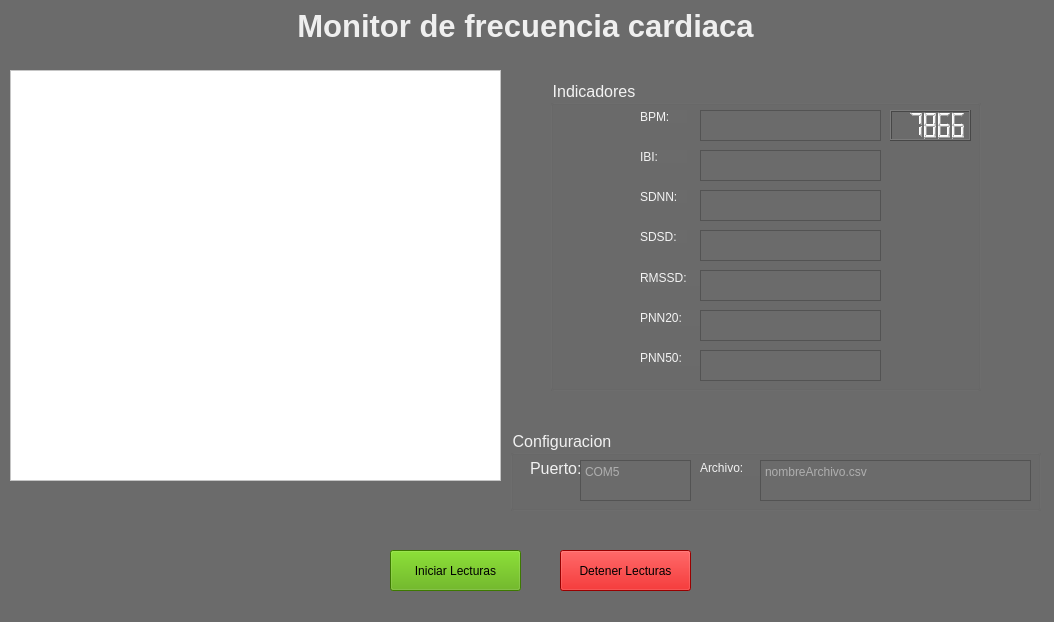
<?xml version="1.0" encoding="UTF-8"?>
<ui version="4.0">
 <class>mainWindow</class>
 <widget class="QMainWindow" name="mainWindow">
  <property name="geometry">
   <rect>
    <x>0</x>
    <y>0</y>
    <width>1054</width>
    <height>622</height>
   </rect>
  </property>
  <property name="windowTitle">
   <string>Monitor de Frecuencia Cardiaca</string>
  </property>
  <property name="styleSheet">
   <string notr="true">background-color: rgb(107, 107, 107);</string>
  </property>
  <widget class="QWidget" name="centralwidget">
   <widget class="QFrame" name="frame">
    <property name="geometry">
     <rect>
      <x>10</x>
      <y>70</y>
      <width>491</width>
      <height>411</height>
     </rect>
    </property>
    <property name="styleSheet">
     <string notr="true">background-color: rgb(255, 255, 255);</string>
    </property>
    <property name="frameShape">
     <enum>QFrame::StyledPanel</enum>
    </property>
    <property name="frameShadow">
     <enum>QFrame::Raised</enum>
    </property>
   </widget>
   <widget class="QGroupBox" name="grupoConfiguracion">
    <property name="geometry">
     <rect>
      <x>510</x>
      <y>430</y>
      <width>531</width>
      <height>81</height>
     </rect>
    </property>
    <property name="font">
     <font>
      <pointsize>12</pointsize>
     </font>
    </property>
    <property name="styleSheet">
     <string notr="true">color: rgb(241, 241, 241);</string>
    </property>
    <property name="title">
     <string>Configuracion</string>
    </property>
    <widget class="QLabel" name="lbl_puerto">
     <property name="geometry">
      <rect>
       <x>20</x>
       <y>30</y>
       <width>61</width>
       <height>16</height>
      </rect>
     </property>
     <property name="font">
      <font>
       <pointsize>12</pointsize>
      </font>
     </property>
     <property name="text">
      <string>Puerto:</string>
     </property>
    </widget>
    <widget class="QTextEdit" name="txt_puerto">
     <property name="geometry">
      <rect>
       <x>70</x>
       <y>30</y>
       <width>111</width>
       <height>41</height>
      </rect>
     </property>
     <property name="placeholderText">
      <string>COM5</string>
     </property>
    </widget>
    <widget class="QLabel" name="lbl_archivo">
     <property name="geometry">
      <rect>
       <x>190</x>
       <y>30</y>
       <width>61</width>
       <height>16</height>
      </rect>
     </property>
     <property name="text">
      <string>Archivo:</string>
     </property>
    </widget>
    <widget class="QTextEdit" name="txt_archivo">
     <property name="geometry">
      <rect>
       <x>250</x>
       <y>30</y>
       <width>271</width>
       <height>41</height>
      </rect>
     </property>
     <property name="placeholderText">
      <string>nombreArchivo.csv</string>
     </property>
    </widget>
   </widget>
   <widget class="QGroupBox" name="grupoIndicadores">
    <property name="geometry">
     <rect>
      <x>550</x>
      <y>80</y>
      <width>431</width>
      <height>311</height>
     </rect>
    </property>
    <property name="font">
     <font>
      <pointsize>12</pointsize>
     </font>
    </property>
    <property name="styleSheet">
     <string notr="true">color: rgb(243, 243, 243);</string>
    </property>
    <property name="title">
     <string>Indicadores</string>
    </property>
    <widget class="QLabel" name="lbl_bpm">
     <property name="geometry">
      <rect>
       <x>90</x>
       <y>30</y>
       <width>47</width>
       <height>13</height>
      </rect>
     </property>
     <property name="text">
      <string>BPM:</string>
     </property>
    </widget>
    <widget class="QLabel" name="lbl_ibi">
     <property name="geometry">
      <rect>
       <x>90</x>
       <y>70</y>
       <width>47</width>
       <height>13</height>
      </rect>
     </property>
     <property name="text">
      <string>IBI:</string>
     </property>
    </widget>
    <widget class="QLabel" name="lbl_sdnn">
     <property name="geometry">
      <rect>
       <x>90</x>
       <y>110</y>
       <width>47</width>
       <height>13</height>
      </rect>
     </property>
     <property name="text">
      <string>SDNN: </string>
     </property>
    </widget>
    <widget class="QLabel" name="lbl_sdsd">
     <property name="geometry">
      <rect>
       <x>90</x>
       <y>150</y>
       <width>47</width>
       <height>13</height>
      </rect>
     </property>
     <property name="text">
      <string>SDSD:</string>
     </property>
    </widget>
    <widget class="QLabel" name="lbl_rmssd">
     <property name="geometry">
      <rect>
       <x>90</x>
       <y>190</y>
       <width>61</width>
       <height>16</height>
      </rect>
     </property>
     <property name="text">
      <string>RMSSD:</string>
     </property>
    </widget>
    <widget class="QLabel" name="lbl_pnn20">
     <property name="geometry">
      <rect>
       <x>90</x>
       <y>230</y>
       <width>61</width>
       <height>16</height>
      </rect>
     </property>
     <property name="text">
      <string>PNN20:</string>
     </property>
    </widget>
    <widget class="QLabel" name="lbl_pnn50">
     <property name="geometry">
      <rect>
       <x>90</x>
       <y>270</y>
       <width>61</width>
       <height>16</height>
      </rect>
     </property>
     <property name="text">
      <string>PNN50:</string>
     </property>
    </widget>
    <widget class="QTextEdit" name="txt_bpm">
     <property name="enabled">
      <bool>false</bool>
     </property>
     <property name="geometry">
      <rect>
       <x>150</x>
       <y>30</y>
       <width>181</width>
       <height>31</height>
      </rect>
     </property>
     <property name="font">
      <font>
       <weight>75</weight>
       <italic>true</italic>
       <bold>true</bold>
      </font>
     </property>
     <property name="styleSheet">
      <string notr="true">color: rgb(255, 255, 255);</string>
     </property>
     <property name="html">
      <string>&lt;!DOCTYPE HTML PUBLIC &quot;-//W3C//DTD HTML 4.0//EN&quot; &quot;http://www.w3.org/TR/REC-html40/strict.dtd&quot;&gt;
&lt;html&gt;&lt;head&gt;&lt;meta name=&quot;qrichtext&quot; content=&quot;1&quot; /&gt;&lt;style type=&quot;text/css&quot;&gt;
p, li { white-space: pre-wrap; }
&lt;/style&gt;&lt;/head&gt;&lt;body style=&quot; font-family:'MS Shell Dlg 2'; font-size:8.25pt; font-weight:600; font-style:italic;&quot;&gt;
&lt;p style=&quot;-qt-paragraph-type:empty; margin-top:0px; margin-bottom:0px; margin-left:0px; margin-right:0px; -qt-block-indent:0; text-indent:0px;&quot;&gt;&lt;br /&gt;&lt;/p&gt;&lt;/body&gt;&lt;/html&gt;</string>
     </property>
    </widget>
    <widget class="QTextEdit" name="txt_ibi">
     <property name="enabled">
      <bool>false</bool>
     </property>
     <property name="geometry">
      <rect>
       <x>150</x>
       <y>70</y>
       <width>181</width>
       <height>31</height>
      </rect>
     </property>
     <property name="styleSheet">
      <string notr="true">color: rgb(255, 255, 255);</string>
     </property>
    </widget>
    <widget class="QTextEdit" name="txt_sdnn">
     <property name="enabled">
      <bool>false</bool>
     </property>
     <property name="geometry">
      <rect>
       <x>150</x>
       <y>110</y>
       <width>181</width>
       <height>31</height>
      </rect>
     </property>
     <property name="styleSheet">
      <string notr="true">color: rgb(255, 255, 255);</string>
     </property>
    </widget>
    <widget class="QTextEdit" name="txt_sdsd">
     <property name="enabled">
      <bool>false</bool>
     </property>
     <property name="geometry">
      <rect>
       <x>150</x>
       <y>150</y>
       <width>181</width>
       <height>31</height>
      </rect>
     </property>
     <property name="styleSheet">
      <string notr="true">color: rgb(255, 255, 255);</string>
     </property>
    </widget>
    <widget class="QTextEdit" name="txt_rmssd">
     <property name="enabled">
      <bool>false</bool>
     </property>
     <property name="geometry">
      <rect>
       <x>150</x>
       <y>190</y>
       <width>181</width>
       <height>31</height>
      </rect>
     </property>
     <property name="styleSheet">
      <string notr="true">color: rgb(255, 255, 255);</string>
     </property>
    </widget>
    <widget class="QTextEdit" name="txt_pnn20">
     <property name="enabled">
      <bool>false</bool>
     </property>
     <property name="geometry">
      <rect>
       <x>150</x>
       <y>230</y>
       <width>181</width>
       <height>31</height>
      </rect>
     </property>
     <property name="styleSheet">
      <string notr="true">color: rgb(255, 255, 255);</string>
     </property>
    </widget>
    <widget class="QTextEdit" name="txt_pnn50">
     <property name="enabled">
      <bool>false</bool>
     </property>
     <property name="geometry">
      <rect>
       <x>150</x>
       <y>270</y>
       <width>181</width>
       <height>31</height>
      </rect>
     </property>
     <property name="styleSheet">
      <string notr="true">color: rgb(255, 255, 255);</string>
     </property>
    </widget>
    <widget class="QLCDNumber" name="numero_BPM">
     <property name="geometry">
      <rect>
       <x>340</x>
       <y>30</y>
       <width>81</width>
       <height>31</height>
      </rect>
     </property>
     <property name="intValue" stdset="0">
      <number>7866</number>
     </property>
    </widget>
   </widget>
   <widget class="QPushButton" name="pushButton">
    <property name="geometry">
     <rect>
      <x>390</x>
      <y>550</y>
      <width>131</width>
      <height>41</height>
     </rect>
    </property>
    <property name="styleSheet">
     <string notr="true">background-color: rgb(85, 170, 0);</string>
    </property>
    <property name="text">
     <string>Iniciar Lecturas</string>
    </property>
   </widget>
   <widget class="QPushButton" name="pushButton_2">
    <property name="geometry">
     <rect>
      <x>560</x>
      <y>550</y>
      <width>131</width>
      <height>41</height>
     </rect>
    </property>
    <property name="styleSheet">
     <string notr="true">background-color: rgb(214, 0, 0);</string>
    </property>
    <property name="text">
     <string>Detener Lecturas</string>
    </property>
   </widget>
   <widget class="QLabel" name="lbl_titulo">
    <property name="geometry">
     <rect>
      <x>10</x>
      <y>10</y>
      <width>1031</width>
      <height>31</height>
     </rect>
    </property>
    <property name="font">
     <font>
      <pointsize>23</pointsize>
      <weight>75</weight>
      <bold>true</bold>
     </font>
    </property>
    <property name="styleSheet">
     <string notr="true">color: rgb(239, 239, 239);</string>
    </property>
    <property name="text">
     <string>Monitor de frecuencia cardiaca</string>
    </property>
    <property name="alignment">
     <set>Qt::AlignCenter</set>
    </property>
   </widget>
  </widget>
  <widget class="QStatusBar" name="statusbar"/>
 </widget>
 <resources/>
 <connections/>
</ui>
